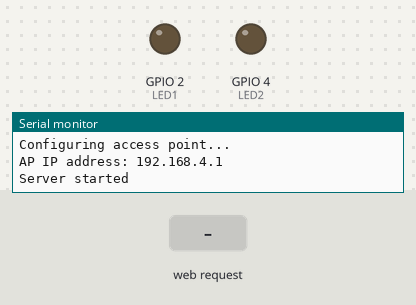
Bench run of a sketch on a simulated ESP32. On the bench: output pins drawn as LEDs (lit = HIGH), the last lines printed to the serial monitor. Inputs (shaded band) come from the test bench.

Above: at 1.2 s.
1.3 s: HTTP request GET /green-on received
At 1.8 s:
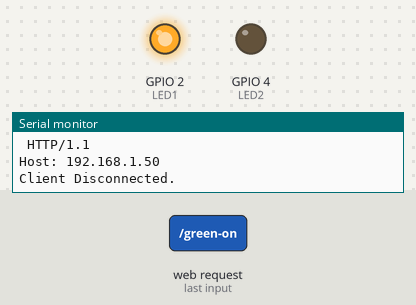
2.8 s: HTTP request GET /red-on received
At 4.0 s:
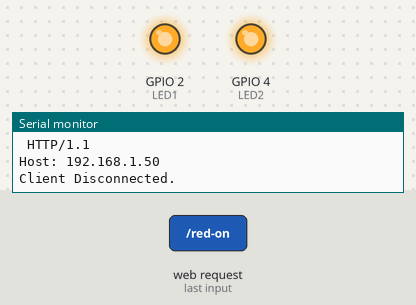
4.3 s: HTTP request GET /green-off received
At 5.2 s:
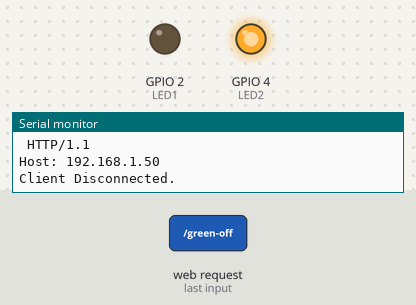
Timing chart, 0 to 7.3 s (numbered marks = the images above; inputs shaded):
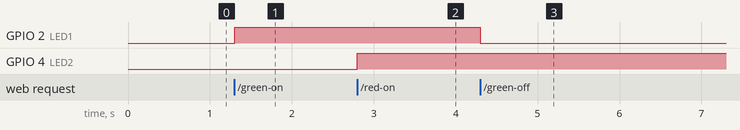

The sketch:

ESP32-2.ino
```cpp
#include <WiFi.h>
#include <WiFiClient.h>
#include <WiFiAP.h>

#define LED1 2
#define LED2 4

// Set these to your desired credentials.
const char *ssid = "ESP32";
const char *password = "123456789";

WiFiServer server(80);


void setup() {
  pinMode(LED1, OUTPUT);
  pinMode(LED2, OUTPUT);


  digitalWrite(LED1,LOW);
  digitalWrite(LED2,LOW);


  Serial.begin(115200);
  Serial.println();
  Serial.println("Configuring access point...");

  WiFi.softAP(ssid, password);
  IPAddress myIP = WiFi.softAPIP();
  Serial.print("AP IP address: ");
  Serial.println(myIP);
  server.begin();

  Serial.println("Server started");
}

void loop() {
  WiFiClient client = server.available();   // listen for incoming clients

  if (client) {                             // if you get a client,
    Serial.println("New Client.");           // print a message out the serial port
    String currentLine = "";                // make a String to hold incoming data from the client
    while (client.connected()) {            // loop while the client's connected
      if (client.available()) {             // if there's bytes to read from the client,
        char c = client.read();             // read a byte, then
        Serial.write(c);                    // print it out the serial monitor

        if (c == '\n') {                    // if the byte is a newline character

          // if the current line is blank, you got two newline characters in a row.
          // that's the end of the client HTTP request, so send a response:
          if (currentLine.length() == 0) {
            // HTTP headers always start with a response code (e.g. HTTP/1.1 200 OK)
            // and a content-type so the client knows what's coming, then a blank line:
            client.println("HTTP/1.1 200 OK");
            client.println("Content-type:text/html");
            client.println();

            // the content of the HTTP response follows the header:
            client.print("Click <a href=\"/H\">here</a> to turn ON the LED.<br>");
            client.print("Click <a href=\"/L\">here</a> to turn OFF the LED.<br>");

            // The HTTP response ends with another blank line:
            client.println();
            // break out of the while loop:
            break;
          } else {    // if you got a newline, then clear currentLine:
            currentLine = "";
          }
        } else if (c != '\r') {  // if you got anything else but a carriage return character,
          currentLine += c;      // add it to the end of the currentLine
        }


        // Check to see if the client request was "GET /H" or "GET /L":
        if (currentLine.endsWith("GET /green-on")) {
          digitalWrite(LED1, HIGH);               // GET /H turns the LED on
          Serial.println("green LED has been turned on");
        }
        if (currentLine.endsWith("GET /green-off")) {
          digitalWrite(LED1, LOW);                // GET /L turns the LED off
          Serial.println("green LED has been turned off");
        }
        if (currentLine.endsWith("GET /red-on")) {
          digitalWrite(LED2, HIGH);               // GET /H turns the LED on
          Serial.println("red LED has been turned on");
        }
        if (currentLine.endsWith("GET /red-off")) {
          digitalWrite(LED2, LOW);                // GET /L turns the LED off
          Serial.println("red LED has been turned off");
        }
      }
    }
    // close the connection:
    client.stop();
    Serial.println("Client Disconnected.");
  }
}
```

Measured:
- after the input at 1.3 s, GPIO 2 (LED1): LOW → HIGH at once
- after the input at 2.8 s, GPIO 4 (LED2): LOW → HIGH at once
- after the input at 4.3 s, GPIO 2 (LED1): HIGH → LOW at once
